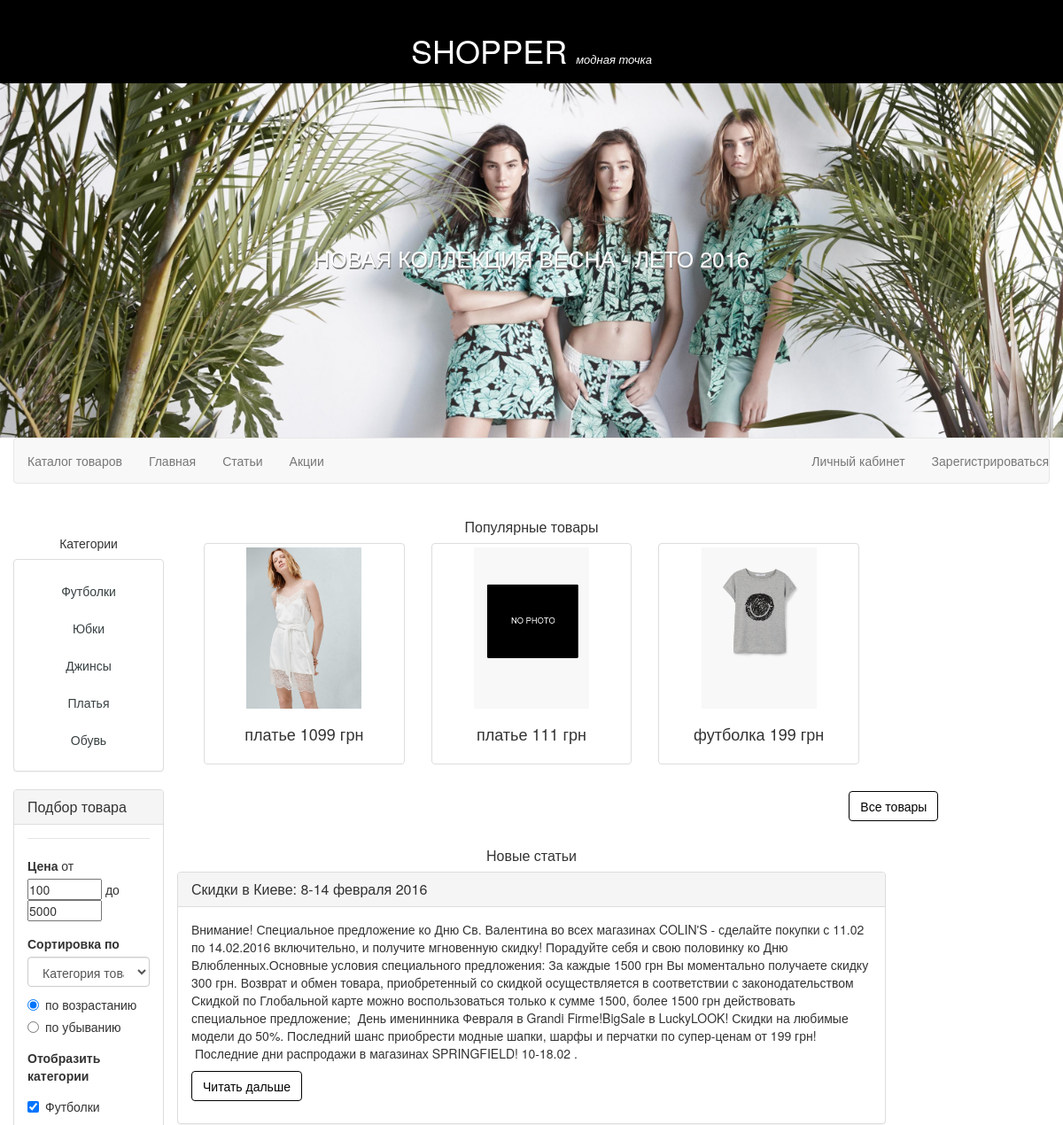
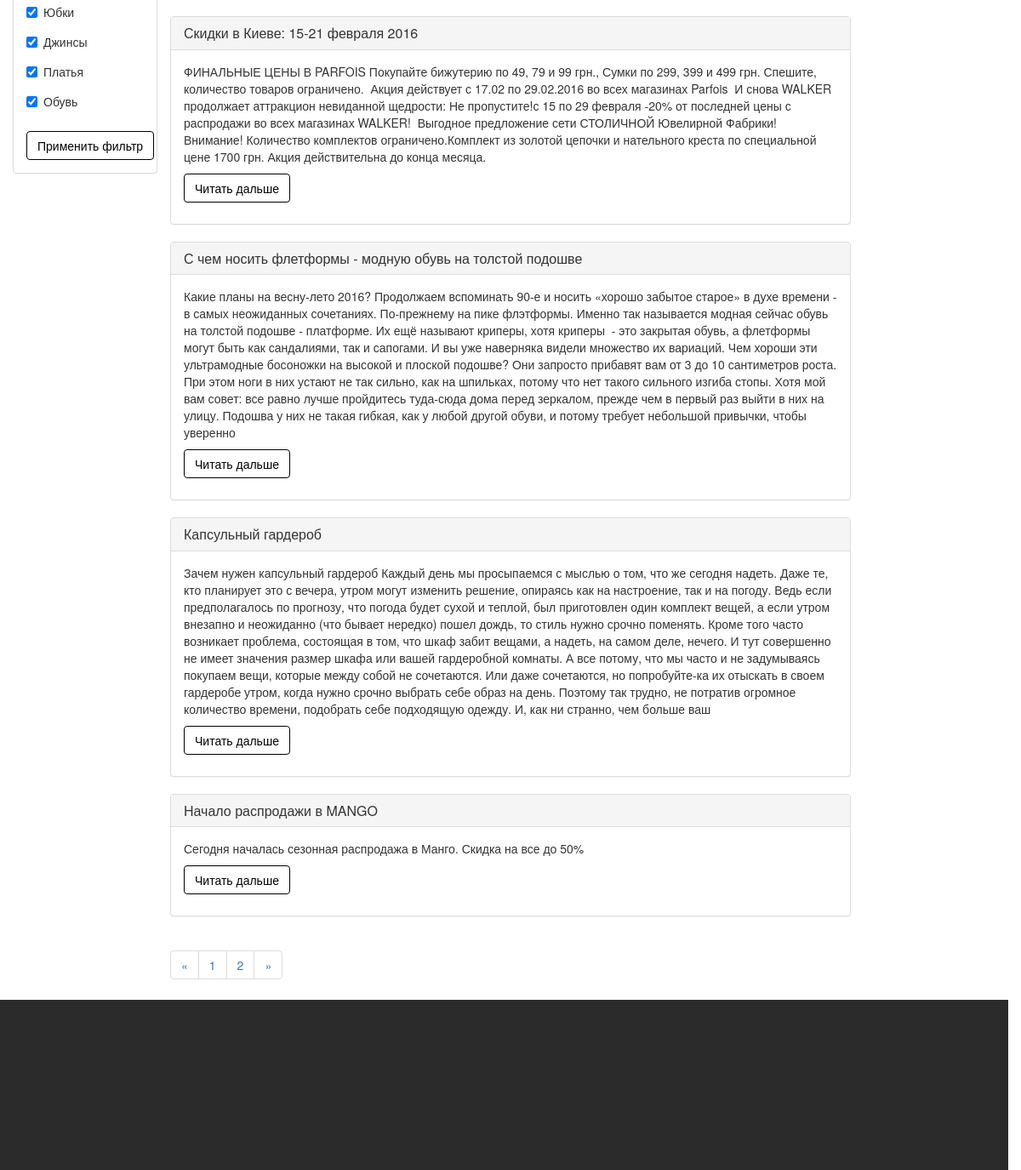
The page / on the database its author committed (2 pictures, top to bottom).
### tables this page shows
CREATE TABLE IF NOT EXISTS `families` (
  `type` int(11) NOT NULL,
  `family` varchar(70) NOT NULL,
  `category_name` varchar(50) NOT NULL,
  PRIMARY KEY (`type`)
);

CREATE TABLE IF NOT EXISTS `product` (
  `id` int(11) NOT NULL AUTO_INCREMENT,
  `name` varchar(30) NOT NULL,
  `description` tinytext NOT NULL,
  `type` int(11) NOT NULL,
  `price` float NOT NULL,
  PRIMARY KEY (`id`),
  KEY `type` (`type`)
);

CREATE TABLE IF NOT EXISTS `posts` (
  `id` int(11) NOT NULL AUTO_INCREMENT,
  `date` datetime NOT NULL,
  `type` int(11) NOT NULL,
  `content` text NOT NULL,
  `header` varchar(250) NOT NULL,
  PRIMARY KEY (`id`),
  KEY `type` (`type`)
);

### core/routing.php (called while the page is built, shortened)
<?php
include_once('core/db_script.php');
include_once('core/functions.php');
function routing($page){
	$controler  = select ('pages', 'page_name', array('page'=>$page));
	$sidebar_controler = select('right_sidebar','sidebar_page',array('main_page'=>$page));
	if ($sidebar_controler)
		$sidebar_controler=$sidebar_controler[0]['sidebar_page'];
include_once('models/parametres.php');
include_once('views/template_view.php');
}
?>

### core/core.php (called while the page is built)
<?php
include_once 'core/routing.php';
include_once "core/functions.php";
function page_load(){
	$page = getPage();
	routing($page);
}
function getPage(){
	$array = explode('/',$_SERVER['REQUEST_URI']);
	$page = $array[1];
	$page = trim_parameters($page);
	if ($page){
		$result = $page;
	}
	else $result ='main';
	return $result;
}
function trim_parameters($page){
	$array = explode('?',$page);
	return $array[0];
}
?>

### index.php (called while the page is built)
<?php
include_once ("core/core.php");
page_load();
?>

### core/db_script.php (called while the page is built, shortened)
<?php
function get_connection(){
	return mysqli_connect('127.0.0.1','root','','myfirstshop');
}
function select($table, $what='*', $where='', $add=""){
	if (!empty($where))
	{
		foreach($where as $key=>$value){
			$where_sql.="$and $key='$value' ";
			if (!$and)
				$and=' and ';
		}
		$where_sql='where '.$where_sql;
	}
	$query="SELECT $what FROM $table $where_sql $add";
	$db_connection=get_connection();
	mysqli_set_charset($db_connection,'utf8');
	$result = mysqli_query($db_connection,$query);
	if ($result && mysqli_num_rows($result)){
		while ($row=mysqli_fetch_assoc($result))
			$rows[]=$row;
	}
	else {
		$rows='';
	}
	return $rows;
}
function getRandom($table, $count){
	$count_items = select ($table,'count(*)');
	$result = array();
	if ($count<=$count_items[0]['count(*)']){
	for ($i=0; $i<$count; $i++){
		$curRand=rand(0, $count_items[0]['count(*)']-1);
		$item =  select ($table,'*','',"limit $curRand, 1");
		if (!in_array($item[0],$result))
			$result[]=$item[0];
		else
			$i--;
	}
}
else
 $result = select($table);
	return $result;
}

### controllers/main_view_sidebar_controller.php (called while the page is built)
<?php
if ($page = 'filter'){
	$cat = $_GET['cat_filter'];
	$price_from = $_GET['price_from'];
	$price_to = $_GET['price_to'];
	$sortBy = $_GET['sorting'];
	$sort_type = $_GET['sort'];
	print_r($categories);
}
include "models/category_model.php";
include "views/main_view_sidebar.php";
?>

### models/category_model.php (called while the page is built)
<?php
$categories = select ('families','category_name,type');
?>

### models/parametres.php (called while the page is built, shortened)
<?php
$_tmp = select('settings', '*' );
foreach ($_tmp as $v){
	extract($v);
	$parametr_array[$parameter]=$value;
}
extract($parametr_array);
$addicional_prod_count=$addicional_prod_rows*3;
?>

### controllers/main_view_controller.php (called while the page is built)
<?php
if ($_GET['category']){
	$where = array('type'=>$_GET['category']);
	$idPage = "&category=".$_GET['category'];
}
else {
	$where = '';
	$idPage='';
}
$link="product";
$navigate='posts';
include "models/main_view_model.php";
include "models/product_list_model.php";
include "views/main_view.php";
?>

### models/main_view_model.php (called while the page is built)
<?php
$product_list = getRandom('product', $addicional_prod_count);
list($current_page,
	$prev_page,
	$next_page,
	$count_pages) = navPages($navigate, $max_rows_posts, $where);
$startId = $max_rows_posts*($current_page-1);
$posts = select ($navigate,
	'*',
	$where,
	"ORDER BY  date desc
	LIMIT $startId, $max_rows_posts"
	);
if ($posts)
$posts = cut($posts);
?>

### models/product_list_model.php (called while the page is built, shortened)
<?php
	if ($product_list){
	foreach($product_list as $k=>$v){
		$family = select ('families','family', array('type'=>$v['type']));
		$photo = select
		(
			'product_photo',
			'photo_url',
			array('id'=>$v['id']),
			"LIMIT 1"
			);
		if (!$photo){
			$product_list[$k]['photo'] = "";
		}
		else{
			$product_list[$k]['photo'] = $photo[0]['photo_url'];
		}
		$product_list[$k]['type']  = $family[0]['family'];
	}
}
	?>

### core/functions.php (called while the page is built, shortened)
<?php
function navPages($table, $max_items_page, $where='',$count_posts=""){
	if (!$count_posts){
	$count_posts = select ($table,'count(*)',$where);
	$count_pages = ceil($count_posts[0]['count(*)'] / $max_items_page) ;
	}
	else
		$count_pages = ceil($count_posts[0]['count(*)'] / $max_items_page) ;
	$current_page=1;
	$prev_page = ($current_page==1)?
	1:$current_page-1;
	$next_page = ($current_page==$count_pages)?
	$count_pages:$current_page+1;
	return array($current_page, $prev_page, $next_page, $count_pages);
}
function cut($posts){
	foreach($posts as $key=>$post){
		$_tmp = $post['content'];
		$_tmp = explode(' ', $_tmp);
		array_splice($_tmp, 200);
		$posts[$key]['content'] = strip_tags(implode(' ',$_tmp));
	}
	return $posts;
}

### views/main_view.php (the view)
<div class="row text-center">
	<p class="h2">Популярные товары</p>
</div>
<?php include "views/product_list_view.php";?>
<div class="row">
	<div class="col-md-1 pull-right">
		<a href="product?id=all"  class="btn btn-default all" role="button">Все товары</a>
	</div></div>
	<div class="row text-center">
		<p class="h2">Новые статьи</p>
	</div>
	<?php if ($posts) foreach ($posts as $post){?>
	<div class="row">
		<div class="panel panel-default">
			<div class="panel-heading">
				<h3 class="panel-title"><?=$post['header']?></h3>
			</div>
			<div class="panel-body">
				<?=$post['content']?>
				<p>
					<a href="page?id=<?=$post['id']?>"  class="btn btn-default" role="button">Читать дальше</a></p>
				</div>
			</div>
		</div>
		<?php
	}
	if ($navigate=='posts')
		include "views/navigate_pages_view.php";

### views/template_view.php (shortened to what this page needs)
  <!DOCTYPE html>
  <html lang="ru_RU">
  <head>
    <link rel="stylesheet" media="screen" href="./views/css/bootstrap.min.css">
    <link rel="stylesheet" href="./views/css/style.css">
  </head>
  <body>
   <div class="container-fluid main">
    <div class="row header">
      <div class="col-xs-12 col-sm-12 col-md-12 col-lg-12">
        <div class="text-center">
         <a href="/main" class="btn head-logo" role="button"><h1>SHOPPER <span> модная точка</span></h1></a>
       </div>
     </div>
   </div>
   <?php if($page=='main'){ ?>
   <div class="row">
     <div class="col-xs-12 logo">
       <p>Новая коллекция Весна - Лето 2016</p>
     </div>
   </div>
   <?php } ?>
   <div class="row">
     <div class="col-xs-12">
      <nav class="nav navbar-default navbar">
        <ul class="nav navbar-nav">
          <li > <a href="/product?id=all">Каталог товаров</a></li>
          <li ><a href="/">Главная</a></li>
          <li><a href="main?category=1">Статьи</a></li>
          <li><a href="main?category=2">Акции</a></li>
        </ul>
        <ul class="nav navbar-nav navbar-right">
          <li><a href="personal_cabinet">Личный кабинет <span class="text-info"><?=$user_name?></span></a></li>
          <?php if(!$user_name){?>
          <li><a href="registration">Зарегистрироваться </a></li>
          <?php } ?>
        </ul>
    </div>
  </div>
  <div class="row">
    <div class="col-md-2 col-sm-2 sidebar">
        <?php if ($sidebar_controler) include "controllers/".$sidebar_controler ?>
    </div>
    <div class="col-md-8">
      <?php include "controllers/".$controler ?>
    </div>
    <div class="col-md-2 col-sm-2 sidebar">
    </div>
  </div>
 </div>
  <div class="row footer">
    <div class="col-xs-12" >
    </div>
  </div>
</body>
</html>

### views/main_view_sidebar.php (shortened to what this page needs)
<div class="row">
	<div class="col-xs-12 category-sidebar">
		<p class="h5 text-center">Категории</p>
		<div class="panel panel-default text-center">
			<div class="panel-body">
				<ul class="nav nav-pills nav-stacked">
					<?php if ($categories) foreach ($categories as $category){ ?>
					<li>
						<a href="product?cat=<?=$category['type']?>"><?=$category['category_name']?></a>
					</li>
					<?php }?>
				</ul>
			</div>
		</div>
	</div>
</div>
<div class="panel panel-default">
	<div class="panel-heading">
		<h3 class="panel-title">Подбор товара</h3>
	</div>
	<div class="panel-body">
		<form action="filter" method="GET" role="form">
			<legend></legend>
			<div class="form-group">
				<label>Цена</label>
				от <input type="number" name="price_from" min="100" max="5000" step="100"  <?php if($price_from) echo "value='$price_from'"; else  echo "value=100";?>>
				до <input type="number" name="price_to" min="100" max="5000" step="100" <?php if($price_to) echo "value='$price_to'"; else  echo "value=5000";?> >
			</div>
			<div class="form-group">
				<label for id="sort">Сортировка по</label>
				<select class="form-control" name ='sorting' id='sort'>
				<option value='category' <?php if($sortBy) if ($sortBy =='category') echo "selected";?>>Категория товара</option>
			</select>
				<div class="radio">
					<label>
						<input  type='radio'  name = "sort" <?php if(!$sort_type||$sort_type=="asc") echo "checked";?>  value ="asc"> по возрастанию
					</label>
				</div>
				<div class="radio">
					<label>
						<input  type='radio'  name = "sort" <?php if($sort_type) if ($sort_type=="desc") echo "checked";?>  value ="desc"> по убыванию
					</label>
				</div>
</div>
		<div class="form-group">
			<label>Отобразить категории</label>
			<?php if ($categories) foreach ($categories as $category){ ?>
			<div class="form-group">
				<div class="checkbox">
					<label>
						<input  type='checkbox' <?php if($cat)
						{if(in_array($category['type'],$cat)) echo "checked";} else echo "checked";?> name = "cat_filter[]"  value ="<?=$category['type']?>"><?=$category['category_name']?>
					</label>
				</div>
			</div>
			<?php }?>
		</div>
		<button type="submit" class="btn btn-primary">Применить фильтр</button>
	</form>
</div>
</div>

### views/product_list_view.php (shortened to what this page needs)
<?php
if ($product_list){?>
<?php foreach($product_list as $product){
	extract($product);
	?>
	<div class='col-md-4'>
		<a href='<?=$link?>?id=<?=$id;?>'>
			<div class="thumbnail">
				<img src='<?=($photo)?$photo:'uploads/img/no_photo.jpg';?>' class="prew">
				<div class="caption">
					<p class="h4 text-center"><?=$type?> <?=$price;?> грн</p>
				</div>
			</div>
		</a>
	</div>
	<?php
}
}

### views/navigate_pages_view.php
<div class="row block-center" style="clear:both">
  <nav >
    <ul class="pagination">
      <li>
        <a href="<?=$page?>?page=<?=$prev_page.$idPage?>" aria-label="Previous">
          <span aria-hidden="true">&laquo;</span>
        </a>
      </li>
      <?php for($i=1;$i<=$count_pages;$i++) { ?>
      <li><a href="<?=$page?>?page=<?=$i.$idPage?>"><?=$i?></a></li>
      <?php } ?>
      <li>
        <a href="<?=$page?>?page=<?=$next_page.$idPage?>" aria-label="Next">
          <span aria-hidden="true">&raquo;</span>
        </a>
      </li>
    </ul>
  </nav>
</div>

### views/css/style.css (style rules this page uses)
* { margin:0; padding: 0; }
html,body { height: 100%; min-height: 100%; }
.header { background: black; color:white; }
.main { min-height: 100%; }
h1>span { font-size:small; font-style:italic; }
.footer { height: 200px; width: 100%; margin-top: -200px; background: #2B2B2B; clear:both; }
.all { margin:10px; }
.h2 { font-size:medium; }
.prew { width:60%; }
.navbar a { color:black; }
.btn { color:black; background: white; border-color:black; margin-top:10px; }
a { color:#384042; }
.category-sidebar { margin-top:30px; }
.logo { height:400px; background:url('../images/logo.jpg'); background-size:cover; background-position:30% 25%; }
.logo p { font-size: 25px; text-transform:uppercase; color: white; margin:180px 0; text-align:center; text-shadow:1px 2px grey; }
.head-logo { color:white; background: black; border-color: black; }
.form-group { margin-top:10px; }
input[type="number"] { width:6em; }

### rows shown on the page
families: category_name "Футболки"
families: category_name "Юбки"
families: category_name "Джинсы"
families: category_name "Платья"
families: category_name "Обувь"
product: shows a picture, type "платье", price "1099"
product: type "платье", price "111"
product: shows a picture, type "футболка", price "199"
posts: header "Скидки в Киеве: 8-14 февраля 2016", content "Внимание! Специальное предложение ко Дню Св. Валентина во всех магазинах COLIN'S - сделайте покупки с 11.02 по 14.02.2016 включительно, и получите мгновенную скидку! Порадуйте себя и свою половинку ко Дню Влюбленных.Основные условия специального предложения: За каждые 1500 грн Вы моментально получаете скидку 300 грн. Возврат и обмен товара, приобретенный со скидкой осуществляется в соответствии с законодательством Скидкой по Глобальной карте можно воспользоваться только к сумме 1500, более 1500 грн действовать специальное предложение; День именинника Февраля в Grandi Firme!BigSale в LuckyLOOK! Скидки на любимые модели до 50%. Последний шанс приобрести модные шапки, шарфы и перчатки по…"
posts: header "Скидки в Киеве: 15-21 февраля 2016", content "ФИНАЛЬНЫЕ ЦЕНЫ В PARFOIS Покупайте бижутерию по 49, 79 и 99 грн., Сумки по 299, 399 и 499 грн. Спешите, количество товаров ограничено. Акция действует с 17.02 по 29.02.2016 во всех магазинах Parfois И снова WALKER продолжает аттракцион невиданной щедрости: Не пропустите!с 15 по 29 февраля -20% от последней цены с распродажи во всех магазинах WALKER! Выгодное предложение сети СТОЛИЧНОЙ Ювелирной Фабрики! Внимание! Количество комплектов ограничено.Комплект из золотой цепочки и нательного креста по специальной цене 1700 грн. Акция действительна до конца месяца."
posts: header "С чем носить флетформы - модную обувь на толстой подошве", content "Какие планы на весну-лето 2016? Продолжаем вспоминать 90-е и носить «хорошо забытое старое» в духе времени - в самых неожиданных сочетаниях. По-прежнему на пике флэтформы. Именно так называется модная сейчас обувь на толстой подошве - платформе. Их ещё называют криперы, хотя криперы - это закрытая обувь, а флетформы могут быть как сандалиями, так и сапогами. И вы уже наверняка видели множество их вариаций. Чем хороши эти ультрамодные босоножки на высокой и плоской подошве? Они запросто прибавят вам от 3 до 10 сантиметров роста. При этом ноги в них устают не так сильно, как на шпильках, потому что нет такого сильного изгиба стопы. Хотя мой вам совет: все равно лучше пройдитесь туда-сюда дома…"
posts: header "Капсульный гардероб", content "Зачем нужен капсульный гардероб Каждый день мы просыпаемся с мыслью о том, что же сегодня надеть. Даже те, кто планирует это с вечера, утром могут изменить решение, опираясь как на настроение, так и на погоду. Ведь если предполагалось по прогнозу, что погода будет сухой и теплой, был приготовлен один комплект вещей, а если утром внезапно и неожиданно (что бывает нередко) пошел дождь, то стиль нужно срочно поменять. Кроме того часто возникает проблема, состоящая в том, что шкаф забит вещами, а надеть, на самом деле, нечего. И тут совершенно не имеет значения размер шкафа или вашей гардеробной комнаты. А все потому, что мы часто и не задумываясь покупаем вещи, которые между собой не…"
posts: header "Начало распродажи в MANGO", content "Сегодня началась сезонная распродажа в Манго. Скидка на все до 50%"
